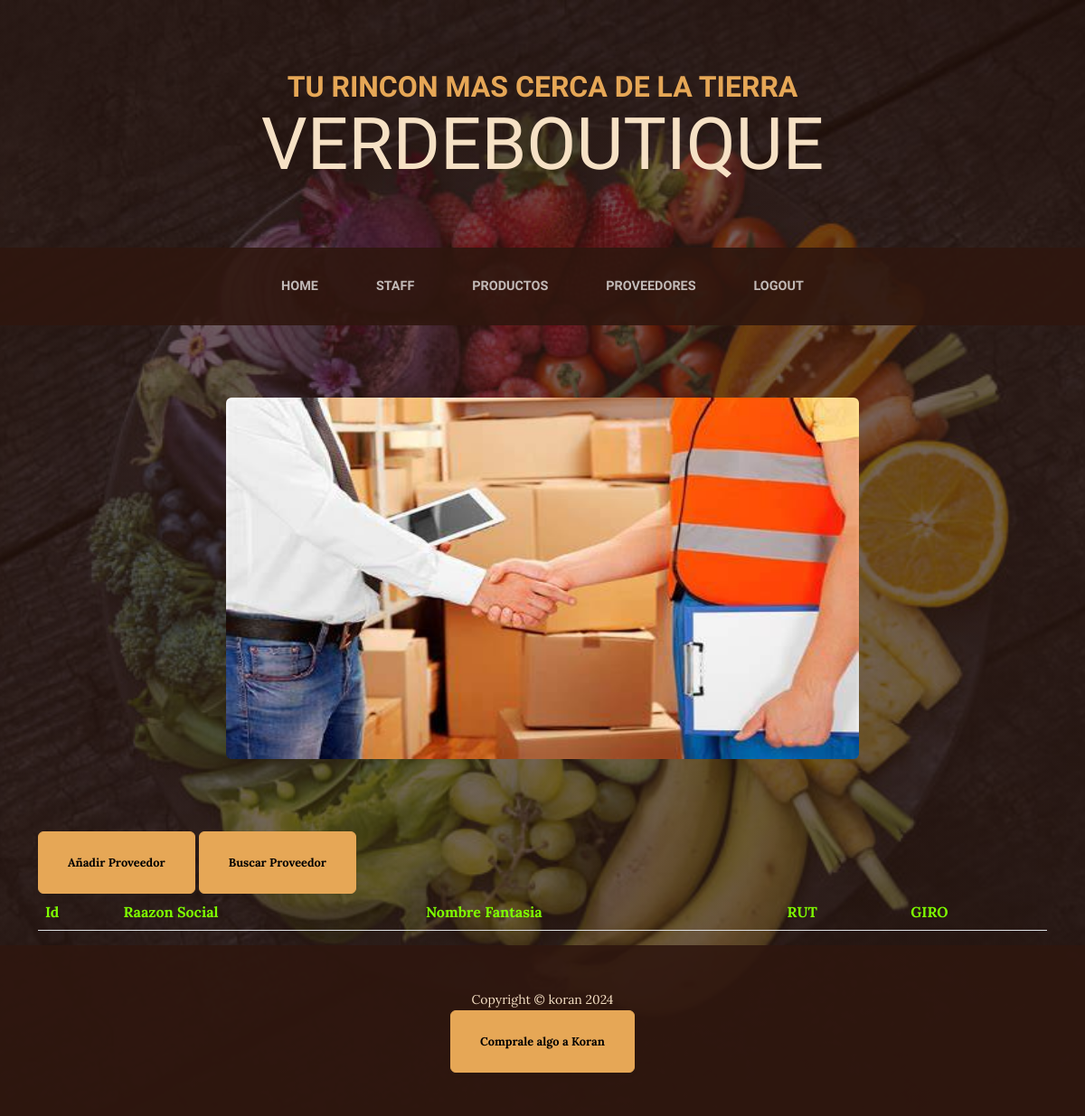
Page /Tienda/proveedores/ on the earlier database version.
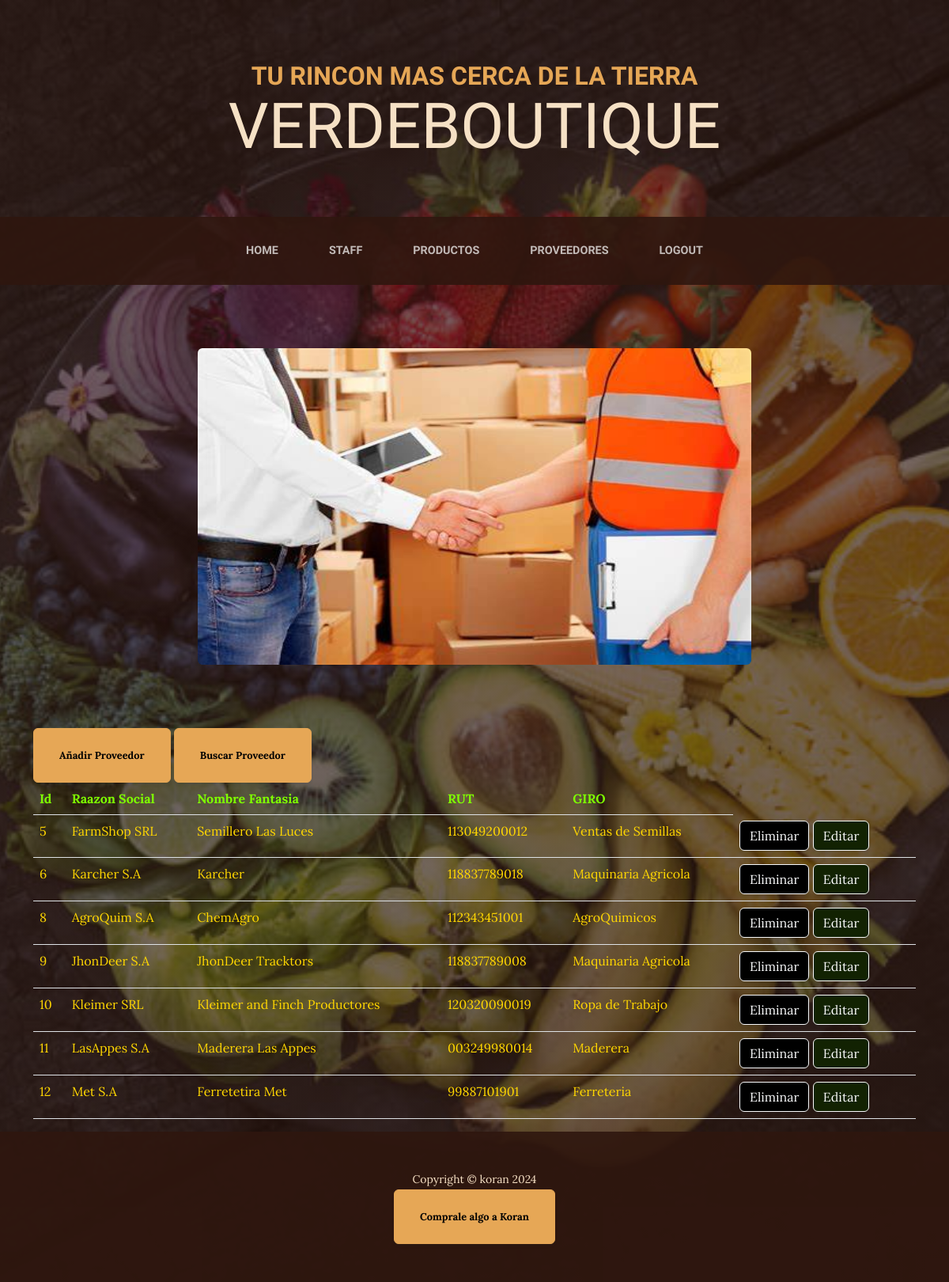
Same page on the later database version.
### Tienda/models.py (models this page shows)
class Proveedores(models.Model):
    RazonSocial = models.CharField(max_length=30)
    NomFant = models.CharField(max_length=30, null=True)
    Rut = models.CharField(max_length=30)
    Giro = models.CharField(max_length=8)
    def __str__(self):
        return f"{self.RazonSocial} {self.NomFant} {self.Rut} {self.Giro}"

### Tienda/views.py (the view)
# urls.py: path("proveedores/", views.ver_proveedores, name='Proveedores'),
def ver_proveedores(request):
    proveedores = Proveedores.objects.all()
    dicc = {"proveedores":proveedores}
    print("contenido de productos")
    for proveedor in proveedores:
        print(proveedor.id, proveedor.RazonSocial, proveedor.NomFant, proveedor.Rut, proveedor.Giro)
    print("contendio dee dicc")
    print(dicc)
    plantilla = loader.get_template("proveedores.html")
    documento = plantilla.render(dicc)
    print("contenido dede documento")
    print(documento)
    return HttpResponse(documento)

### Tienda/template/proveedores.html (shortened to what this page needs)
{%extends 'home.html'%}
{%load static%}
{%block nav%}
<nav class="navbar navbar-expand-lg navbar-dark py-lg-4" id="mainNav">
    <div class="container">
        <div class="collapse navbar-collapse" id="navbarSupportedContent">
            <ul class="navbar-nav mx-auto">
                <li class="nav-item px-lg-4"><a class="nav-link text-uppercase" href="{% url 'Home' %}">Home</a></li>
                <li class="nav-item px-lg-4"><a class="nav-link text-uppercase" href="{% url 'About' %}">Staff</a></li>
                <li class="nav-item px-lg-4"><a class="nav-link text-uppercase" href="{% url 'Products' %}">Productos</a></li>
                <li class="nav-item px-lg-4"><a class="nav-link text-uppercase" href="{% url 'Proveedores' %}">Proveedores</a></li>
                <li class="nav-item px-lg-4"><a class="nav-link text-uppercase" href="">Logout</a></li>
            </ul>
        </div>
    </div>
</nav>
{%endblock%}
{%block contenido%}
        <div class="container" style="margin:auto">
            <a class="btn btn-primary btn-xl" style="margin: auto;" href="{%url 'NProv'%}">Añadir Proveedor</a>
            <a class="btn btn-primary btn-xl" style="margin: auto;" href="{%url 'PvBuscar'%}">Buscar Proveedor</a>
            <table class="table">
                <thead>
                    <tr>
                        <th scope="col" style="color: chartreuse;">Id</th>
                        <th scope="col" style="color: chartreuse;">Raazon Social</th>
                        <th scope="col" style="color: chartreuse;">Nombre Fantasia</th>
                        <th scope="col" style="color: chartreuse;">RUT</th>
                        <th scope="col" style="color: chartreuse;">GIRO</th>
                    </tr>
                </thead>
                <tbody>
                    {%for n in proveedores%}
                    <tr>
                        <td style="color: gold;">{{n.id}}</td>
                        <td style="color: gold;">{{n.RazonSocial}}</td>
                        <td style="color: gold;">{{n.NomFant}}</td>
                        <td style="color: gold;">{{n.Rut}}</td>
                        <td style="color: gold;">{{n.Giro}}</td>
                        <td>
                        <a type="button" class="btn btn-outline-light" style="background-color: black;" href="{%url 'el_prov' n.id%}">Eliminar</a>
                        <a type="button" class="btn btn-outline-light" style="background-color: rgb(18, 34, 2);" href="{%url 'edit_prov' n.id%}">Editar</a>
                        </td>
                    </tr>
                    {%endfor%}
                </tbody>
            </table>
        </div>
{%endblock%}
{%block encabezado%}
<section class="page-section clearfix">
    <div class="container">
        <div class="" style="text-align: center;">
            <img class="img-fluid mb-3 mb-lg-0 rounded" src="{% static 'Tienda/assets/img/prov.jpg' %}" alt="..." style="width: 700px; height:400px;" />
</section>
{%endblock%}
{%block pie%}
<footer class="footer text-faded text-center py-5">
    <div class="container"><p class="m-0 small">Copyright &copy; koran 2024</p></div>
    <div class="intro-button mx-auto"><a class="btn btn-primary btn-xl" href="https://steamcommunity.com/profiles/76561198387410870/">Comprale algo a Koran</a></div>
</footer>
{%endblock%}

### Tienda/template/home.html (shortened to what this page needs)
<!DOCTYPE html>
<html lang="en">
    <head>
        {%load static%}
        <link href="{% static 'Tienda/css/styles.css' %}" rel="stylesheet" />
    </head>
    <body>
        <header>
            <h1 class="site-heading text-center text-faded d-none d-lg-block">
                <span class="site-heading-upper text-primary mb-3">Tu rincon mas cerca de la tierra</span>
                <span class="site-heading-lower">VerdeBoutique</span>
            </h1>
        </header>
        {%block nav%}{%endblock%}
        {%block encabezado%}{%endblock%}
        {%block contenido%}
        {%endblock%}
        {%block pie%}{%endblock%}
    </body>
</html>

Differences in the rows shown:
added Proveedores: id "5", RazonSocial "FarmShop SRL", NomFant "Semillero Las Luces", Rut "113049200012", Giro "Ventas de Semillas"
added Proveedores: id "6", RazonSocial "Karcher S.A", NomFant "Karcher", Rut "118837789018", Giro "Maquinaria Agricola"
added Proveedores: id "8", RazonSocial "AgroQuim S.A", NomFant "ChemAgro", Rut "112343451001", Giro "AgroQuimicos"
added Proveedores: id "9", RazonSocial "JhonDeer S.A", NomFant "JhonDeer Tracktors", Rut "118837789008", Giro "Maquinaria Agricola"
added Proveedores: id "10", RazonSocial "Kleimer SRL", NomFant "Kleimer and Finch Productores", Rut "120320090019", Giro "Ropa de Trabajo"
added Proveedores: id "11", RazonSocial "LasAppes S.A", NomFant "Maderera Las Appes", Rut "003249980014", Giro "Maderera"
added Proveedores: id "12", RazonSocial "Met S.A", NomFant "Ferretetira Met", Rut "99887101901", Giro "Ferreteria"
